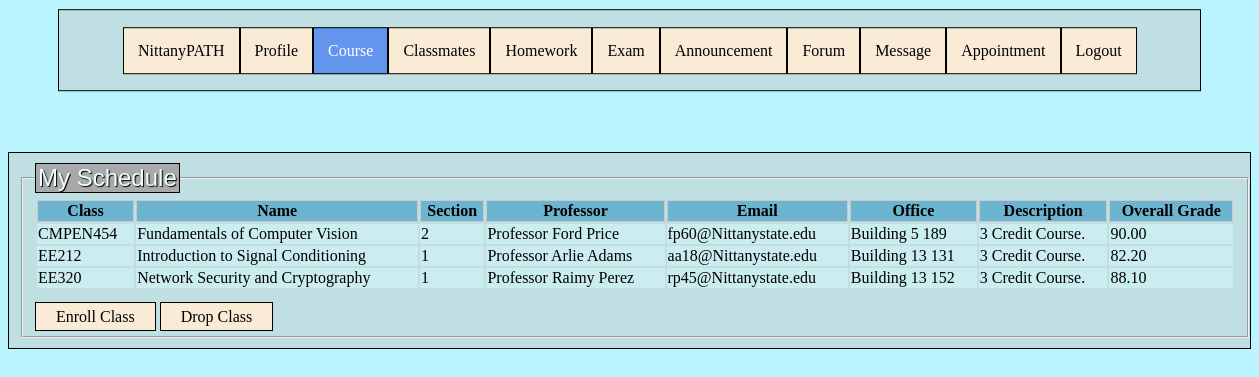
The app's page /course (signed in) with its own data.
### tables this page shows
CREATE TABLE Professors(pemail VARCHAR(8) NOT NULL PRIMARY KEY, password VARCHAR(16) NOT NULL, firstname VARCHAR(16) NOT NULL, lastname VARCHAR(16) NOT NULL, age INTEGER, gender VARCHAR(4), office_building VARCHAR(3), office_num VARCHAR(16), did VARCHAR(5), title VARCHAR(16));

CREATE TABLE Courses(cid VARCHAR(12) PRIMARY KEY, cname VARCHAR(49), cdesc VARCHAR(99), semid INTEGER, FOREIGN KEY (semid) REFERENCES Semesters ON DELETE CASCADE);

### app.py (the view)
@app.route('/course', methods=['POST', 'GET'])
def course():
    global enrollnotice
    enrollnotice = ' '
    global takingnotice
    takingnotice = ' '
    error = None
    connection = sql.connect('database.db')
    cursor1 = connection.execute(
        'SELECT C.cid, C.cname, Sec.sec_no, P.firstname, P.lastname, P.pemail, P.office_num, P.office_building, C.cdesc '
        'FROM Students S, Enrolls E, Sections Sec, Courses C, Professor_teach PT, Professors P '
        'WHERE ? = S.semail AND ? = S.password AND S.semail = E.semail AND E.sec_no = Sec.sec_no '
        'AND Sec.cid = C.cid AND C.cid = E.cid AND Sec.Teaching_team_id = PT.Teaching_team_id AND PT.pemail = P.pemail;',
        (myid, mypw))
    myschedule = cursor1.fetchall()
    setschedule = []  # append
    for set in myschedule:
        profname = 'Professor ' + set[3] + ' ' + set[4]
        profemail = set[5] + '@Nittanystate.edu'
        cursor1 = connection.execute('SELECT Hg.grade '
                                     'FROM Students S, Enrolls E, Homeworks H, Homeworks_grade Hg '
                                     'WHERE ? = S.semail AND ? = S.password AND S.semail = E.semail AND E.cid = H.cid AND E.sec_no = H.sec_no '
                                     'AND Hg.cid = H.cid AND Hg.sec_no = H.sec_no '
                                     'AND Hg.cid = ? AND S.semail = Hg.semail;',
                                     (myid, mypw, set[0]))
        myhwgrade = cursor1.fetchall()
        hwgrade = []
        for set2 in myhwgrade:
            hwgrade.append(set2[0])
        cursor = connection.execute('SELECT Hg.grade '
                                    'FROM Students S, Enrolls E, Exams H, Exams_grade Hg '
                                    'WHERE ? = S.semail AND ? = S.password AND S.semail = E.semail AND E.cid = H.cid AND E.sec_no = H.sec_no '
                                    'AND Hg.cid = H.cid AND Hg.sec_no = H.sec_no '
                                    'AND Hg.cid = ? AND S.semail = Hg.semail;',
                                    (myid, mypw, set[0]))
        myexamgrade = cursor.fetchall()
        examgrade = []
        for set2 in myexamgrade:
            examgrade.append(set2[0])
        print('hw')
        print(hwgrade)
        print('exam')
        print(examgrade)
        tempnum = 1
        if len(examgrade) == 0 and len(hwgrade) == 0:
            setschedule.append([set[0], set[1], set[2], profname, profemail, set[6] + ' ' + set[7], set[8], ' '])
        elif len(examgrade) == 0:
            finalgrade = (sum(hwgrade) / len(hwgrade))
            final2deci = "{:.2f}".format(finalgrade)
            setschedule.append([set[0], set[1], set[2], profname, profemail, set[6] + ' ' + set[7], set[8], final2deci])
        elif len(hwgrade) == 0:
            finalgrade = (sum(examgrade) / len(examgrade))
            final2deci = "{:.2f}".format(finalgrade)
            setschedule.append([set[0], set[1], set[2], profname, profemail, set[6] + ' ' + set[7], set[8], final2deci])
        else:
            if ' ' in examgrade or ' ' in hwgrade:
                setschedule.append([set[0], set[1], set[2], profname, profemail, set[6] + ' ' + set[7], set[8], ' '])
            else:
                finalgrade = (sum(examgrade) / len(examgrade)) * 0.7 + (sum(hwgrade) / len(hwgrade)) * 0.3
                final2deci = "{:.2f}".format(finalgrade)
                setschedule.append([set[0], set[1], set[2], profname, profemail, set[6] + ' ' + set[7], set[8], final2deci])
    if setschedule:
        return render_template('course.html', error=error, myschedule=setschedule)
    else:
        error = 'invalid input name'
    return render_template('course.html', error=error)

### templates/course.html (shortened to what this page needs)
<!DOCTYPE html>
<html lang="en">
<head>
</head>
<body>
    <div class="nav">
        <fieldset style="border:0 none">
            <ul>
                <li><a href="/student">NittanyPATH</a></li>
                <li><a href="/profile" >Profile</a></li>
                <li><a href="/course" style="background-color: cornflowerblue; color:white; border: 1px solid black;">Course</a></li>
                <li><a href="/classmates">Classmates</a></li>
                <li><a href="/homework">Homework</a></li>
                <li><a href="/exam">Exam</a></li>
                <li><a href="/announcements">Announcement</a></li>
                <li><a href="/forum">Forum</a></li>
                <li><a href="/inbox">Message</a></li>
                <li><a href="/appointment">Appointment</a></li>
                <li><a href="/login">Logout</a></li>
            </ul>
        </fieldset>
    </div>
    <div class="schedule">
        <fieldset>
            <legend>My Schedule</legend>
                <table>
                <tr>
                    <th scope="class"> Class</th>
                    <th scope="time"> Name</th>
                    <th scope="cname"> Section</th>
                    <th scope="snum"> Professor </th>
                    <th scope="pname"> Email </th>
                    <th scope="day"> Office</th>
                    <th scope="desc"> Description</th>
                    <th scope="overall"> Overall Grade</th>
                </tr>
                <tbody>
                {% for class, name, sec, prof, email, office, desc, final in myschedule %}
                    <tr>
                        <td> {{ class }} </td>
                        <td> {{ name }} </td>
                        <td> {{ sec }} </td>
                        <td> {{ prof }} </td>
                        <td> {{ email }} </td>
                        <td> {{ office }} </td>
                        <td> {{ desc }} </td>
                        <td> {{ final }} </td>
                    </tr>
                {% endfor %}
                </tbody>
                </table>
        <br>
                <a class="bar" href="/enroll" role="button">Enroll Class</a>
                <a class="bar" href="/drop" role="button">Drop Class</a>
        </fieldset>
    </div>
</body>
</html>

### records on screen
Professors: cid "CMPEN454", cname "Fundamentals of Computer Vision", sec "2", prof "Professor Ford Price", email "fp60@Nittanystate.edu", office "Building 5 189", cdesc "3 Credit Course.", final "90.00"
Professors: cid "EE212", cname "Introduction to Signal Conditioning", sec "1", prof "Professor Arlie Adams", email "aa18@Nittanystate.edu", office "Building 13 131", cdesc "3 Credit Course.", final "82.20"
Professors: cid "EE320", cname "Network Security and Cryptography", sec "1", prof "Professor Raimy Perez", email "rp45@Nittanystate.edu", office "Building 13 152", cdesc "3 Credit Course.", final "88.10"
